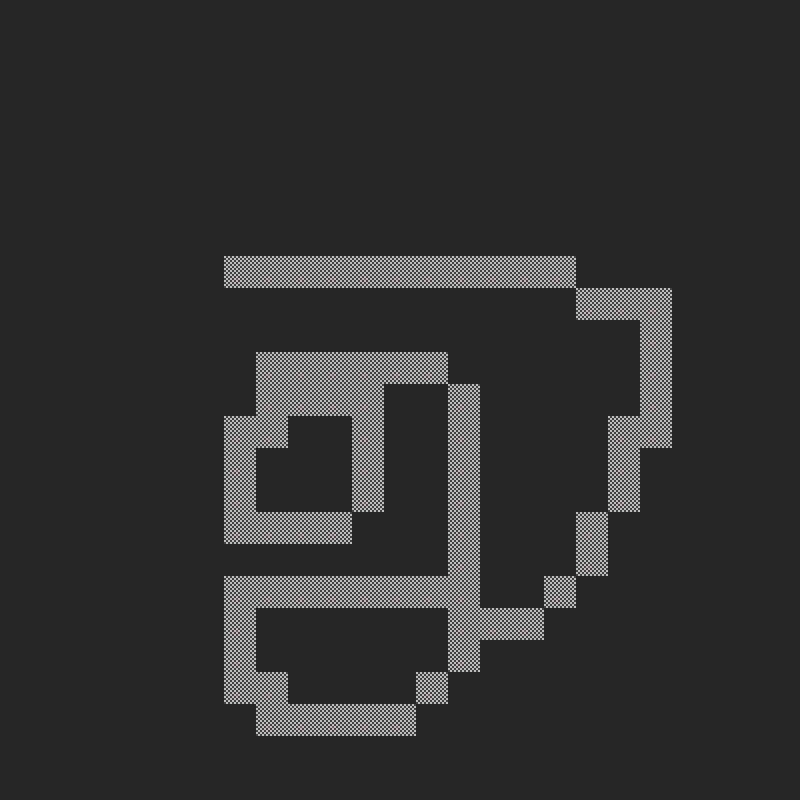

This game map was drawn from its Tiled (.tmx) file and the tilesets committed beside it. A one-line description and the full map source follow:
An orthogonal 25x25 tile map with 32x32 px tiles, 1 tile layer (Tile Layer 1).

<map version="1.0" orientation="orthogonal" renderorder="right-down" width="25" height="25" tilewidth="32" tileheight="32" nextobjectid="1">
 <tileset firstgid="1" name="Office01" tilewidth="32" tileheight="32">
  <image source="TitleSheet/Office01.png" trans="00ff7f" width="320" height="960" />
 </tileset>
 <layer name="Tile Layer 1" width="25" height="25">
  <data encoding="csv">
1,1,1,1,1,1,1,1,1,1,1,1,1,1,1,1,1,1,1,1,1,1,1,1,1,
1,1,1,1,1,1,1,1,1,1,1,1,1,1,1,1,1,1,1,1,1,1,1,1,1,
1,1,1,1,1,1,1,1,1,1,1,1,1,1,1,1,1,1,1,1,1,1,1,1,1,
1,1,1,1,1,1,1,1,1,1,1,1,1,1,1,1,1,1,1,1,1,1,1,1,1,
1,1,1,1,1,1,1,1,1,1,1,1,1,1,1,1,1,1,1,1,1,1,1,1,1,
1,1,1,1,1,1,1,1,1,1,1,1,1,1,1,1,1,1,1,1,1,1,1,1,1,
1,1,1,1,1,1,1,1,1,1,1,1,1,1,1,1,1,1,1,1,1,1,1,1,1,
1,1,1,1,1,1,1,1,1,1,1,1,1,1,1,1,1,1,1,1,1,1,1,1,1,
1,1,1,1,1,1,1,52,52,52,52,52,52,52,52,52,52,52,1,1,1,1,1,1,1,
1,1,1,1,1,1,1,1,1,1,1,1,1,1,1,1,1,1,52,52,52,1,1,1,1,
1,1,1,1,1,1,1,1,1,1,1,1,1,1,1,1,1,1,1,1,52,1,1,1,1,
1,1,1,1,1,1,1,1,52,52,52,52,52,52,1,1,1,1,1,1,52,1,1,1,1,
1,1,1,1,1,1,1,1,52,52,52,52,1,1,52,1,1,1,1,1,52,1,1,1,1,
1,1,1,1,1,1,1,52,52,1,1,52,1,1,52,1,1,1,1,52,52,1,1,1,1,
1,1,1,1,1,1,1,52,1,1,1,52,1,1,52,1,1,1,1,52,1,1,1,1,1,
1,1,1,1,1,1,1,52,1,1,1,52,1,1,52,1,1,1,1,52,1,1,1,1,1,
1,1,1,1,1,1,1,52,52,52,52,1,1,1,52,1,1,1,52,1,1,1,1,1,1,
1,1,1,1,1,1,1,1,1,1,1,1,1,1,52,1,1,1,52,1,1,1,1,1,1,
1,1,1,1,1,1,1,52,52,52,52,52,52,52,52,1,1,52,1,1,1,1,1,1,1,
1,1,1,1,1,1,1,52,1,1,1,1,1,1,52,52,52,1,1,1,1,1,1,1,1,
1,1,1,1,1,1,1,52,1,1,1,1,1,1,52,1,1,1,1,1,1,1,1,1,1,
1,1,1,1,1,1,1,52,52,1,1,1,1,52,1,1,1,1,1,1,1,1,1,1,1,
1,1,1,1,1,1,1,1,52,52,52,52,52,1,1,1,1,1,1,1,1,1,1,1,1,
1,1,1,1,1,1,1,1,1,1,1,1,1,1,1,1,1,1,1,1,1,1,1,1,1,
1,1,1,1,1,1,1,1,1,1,1,1,1,1,1,1,1,1,1,1,1,1,1,1,1
</data>
 </layer>
</map>
